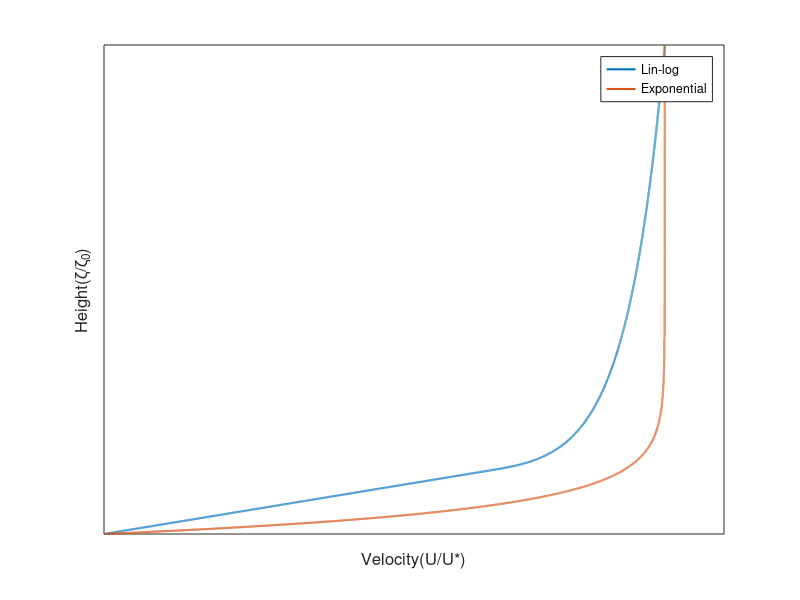

Recreate this plot in MATLAB. (Note: this script raises an error after producing the figure.)
% calculating the linlog
RE = 40000;
viscosity = 1/RE * (17.4e-6/8.9e-4) * 850;
USTAR = 1/sqrt(2*pi);
KARMEN = 0.41;
m = 5;
z1 = m*viscosity/USTAR*5;
figure('position',[0,0,600,400]);

z = 0:0.00001:0.2;
y1 = zeros(size(z));
for i = 1:20001
    if (z(i) < z1)
        y1(i) = USTAR*USTAR/viscosity*z(i);
    else
        beta = 2*KARMEN*USTAR/viscosity*(z(i)-z1);
	    alpha = log(beta+sqrt(beta^2+1));
        tanh= (exp(alpha/2)-exp(-alpha/2))/(exp(alpha/2)+exp(-alpha/2));     
        y1(i) = m*USTAR*5 + USTAR/KARMEN*(alpha-tanh);
    end
end

plot(y1, z, 'LineWidth', 1.5);
hold on 

y2 = zeros(size(z));
UFAR = y1(20001);
delta_v = sqrt(1/RE);
delta = 2*delta_v;
y2 = UFAR - UFAR*exp(-z./delta);
plot(y2, z, 'LineWidth', 1.5);
ax = gca;
set(gca,'xtick',[]);
set(gca,'ytick',[]);
%set(gca,'TickLength',[0 0]);
xlabel('Velocity(U/U*)', 'FontSize', 12, 'FontWeight', 'normal');
ylabel({'Height(\zeta/\zeta_{0})'}, 'FontSize', 12, 'FontWeight', 'normal');
lgd = legend('Lin-log','Exponential');
lgd.Location = 'northwest';
lgd.Box = 'off';
title(lgd, 'Velocity Profile', 'FontSize', 10);